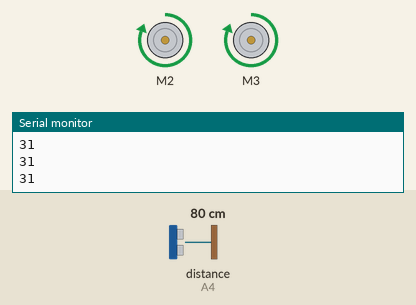
This sketch was run on a simulated Arduino Uno, built with avr-gcc and run on an emulated ATmega328P. On the bench: 2 × DC motor (green arrow = forward, orange = backward, longer = faster), the last lines printed to the serial monitor. Wiring (inferred from the names in the program): ultrasonic range finder: trigger A4; echo A4. Inputs (shaded band) come from the test bench; at power-on: distance to the obstacle (sensor on A4) 80 cm. The echo pulse lasts 58.3 µs per cm.

Above: at 1.3 s.
1.4 s: distance to the obstacle (sensor on A4) set to 17 cm
2.9 s: distance to the obstacle (sensor on A4) set to 14 cm
At 3.4 s:
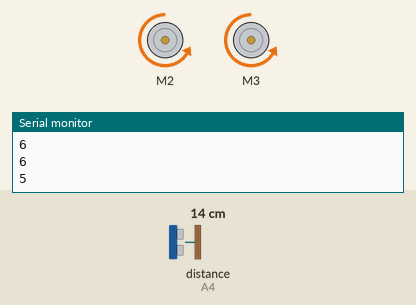
At 4.8 s:
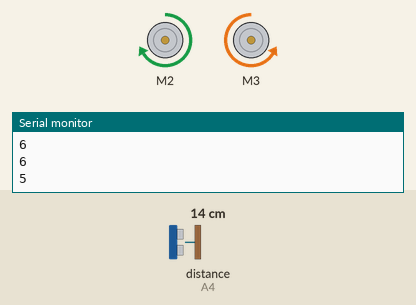
5.9 s: distance to the obstacle (sensor on A4) set to 18 cm
At 7.8 s:
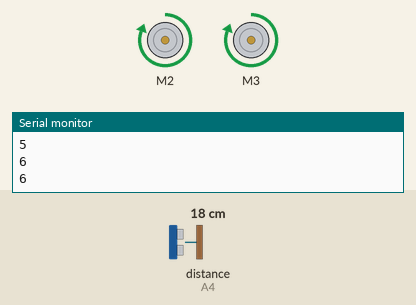
Timing chart, 0 to 9.3 s (numbered marks = the images above; inputs shaded):
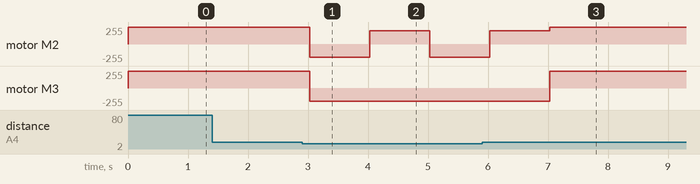

Measured:
- the behaviour switches between 16 and 15 cm on distance to the obstacle (sensor on A4) (found by bisection; images 0 and 1)
- after the input at 2.9 s, motor M2: forward 255/255 → backward 200/255 after 0.13 s, → forward 200/255 1.0 s later, → backward 200/255 1.0 s later; motor M3: forward 255/255 → backward 200/255 after 0.13 s
- after the input at 5.9 s, motor M3: backward 200/255 → forward 255/255 after 1.1 s

The sketch:

UltraSonic_Motors.ino
```cpp
/*
  Author:
          Matt Tucker
  Description:
          This is a test of the motors and ultrasonic sensor. It will return the distance between the sensor
          and an object in serial, as well as control the motors. The bot will now respond at a basic level to
          its enviroment.
*/

//***UltraSonic***//
const int pingPin = A4;
//********END*****//

//***Motors***//
#include <AFMotor.h>
AF_DCMotor motor1(2);
AF_DCMotor motor2(3);
//********END*****//

void setup()
{
  Serial.begin(9600);

  //***Motors***//
  motor1.setSpeed(255);
  motor2.setSpeed(255);
  motor1.run(RELEASE);
  motor2.run(RELEASE);
  //********END*****//
}

//***Motors***//
void Forward()
{
  motor1.setSpeed(255);
  motor2.setSpeed(255);
  motor1.run(FORWARD);
  motor2.run(FORWARD);
  delay(500);
}

void TurnLeft()

{
  motor2.run(BACKWARD);
  motor1.run(FORWARD);
  delay(1000);
}

void VearLeft()
{
  motor1.setSpeed(200);
  motor2.setSpeed(100);
  motor1.run(FORWARD);
  motor2.run(FORWARD);
  delay(1000);
}

void VearRight()
{
  motor1.setSpeed(100);
  motor2.setSpeed(200);
  motor1.run(FORWARD);
  motor2.run(FORWARD);
  delay(1000);
}

void TurnRight()
{
  motor1.run(BACKWARD);
  motor2.run(FORWARD);
  delay(1000);
}

void Backward()
{
  motor1.setSpeed(200);
  motor2.setSpeed(200);
  motor1.run(BACKWARD);
  motor2.run(BACKWARD);
  delay(1000);
}

void RevLeft()
{
  motor1.setSpeed(100);
  motor2.setSpeed(200);
  motor1.run(BACKWARD);
  motor2.run(BACKWARD);
  delay(1000);
}

void RevRight()
{
  motor1.setSpeed(200);
  motor2.setSpeed(100);
  motor1.run(BACKWARD);
  motor2.run(BACKWARD);
  delay(1000);
}

void Stop()
{
  motor1.run(BRAKE);
  motor2.run(BRAKE);
}
//********END*****/


//***UltraSonic***//
long Sensor_loop()
{
  long microseconds, inches;

  pinMode(pingPin, OUTPUT);
  digitalWrite(pingPin, LOW);
  delayMicroseconds(2);
  digitalWrite(pingPin, HIGH);
  delayMicroseconds(5);
  digitalWrite(pingPin, LOW);
  pinMode(pingPin, INPUT);
  microseconds = pulseIn(pingPin, HIGH);

  //code to convert time to distance
  inches = long (microseconds / 74 / 2);
  //code to print distance values
  Serial.println(inches);
  return inches;

  delay(100);
}
//********END*****//

void loop()
{
  long inches = Sensor_loop();
  //If the bot "senses" it has come within 6in of an object, it: STOP-BACKWARD-TURNLEFT
  if (inches < 6)
  {
    Stop();
    Backward();
    TurnLeft();
  }
  //Otherwise, it: FORWARD
  else
  {
    Forward();
  }
}
```
